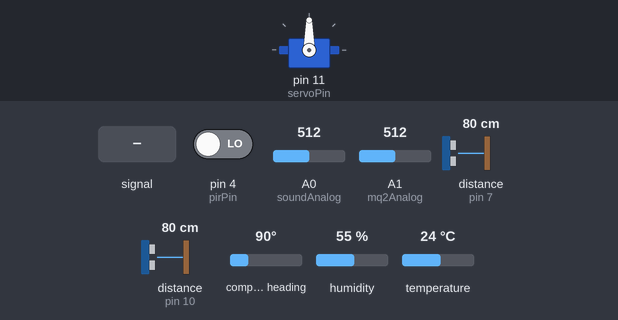
Bench run of a sketch on a simulated Arduino Uno, built with avr-gcc and run on an emulated ATmega328P. Parts: servo. Wiring (inferred from the names in the program): 2 × ultrasonic range finder: trigger pin 6, echo pin 7 / trigger pin 9, echo pin 10. The test bench sets the inputs (shaded band); at power-on: distance to the obstacle (sensors on pin 7, pin 10) 80 cm, compass heading 90°, pin 4 (pirPin) LOW, A0 (soundAnalog) = 512, A1 (mq2Analog) = 512, humidity 55 %, temperature 24 °C. The echo pulse lasts 58.3 µs per cm; what the sketch prints to the serial monitor is not drawn.

Above: at 0.1 s.
3.3 s: distance to the obstacle (sensor on pin 7) set to 2 cm
At 3.8 s:
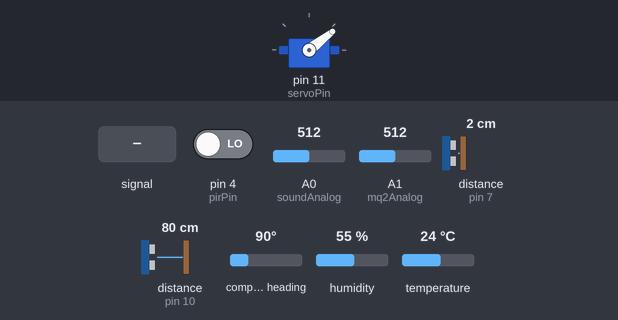
6.8 s: distance to the obstacle (sensor on pin 10) set to 4 cm
At 7.88 s:
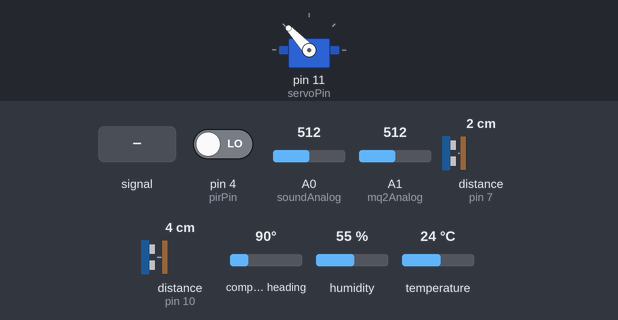
10.3 s: compass heading set to 7°
At 10.71 s:
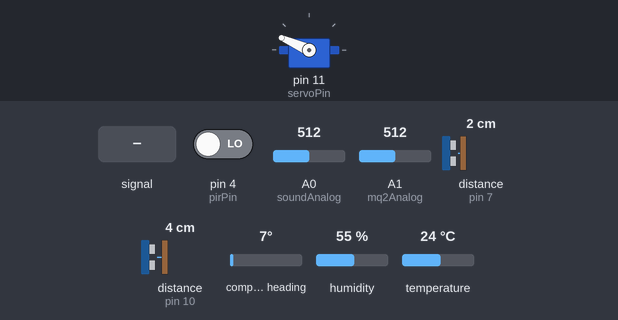
16.3 s: A0 (soundAnalog) fed a 200 Hz sine of ±460 counts around its level
At 17.01 s:
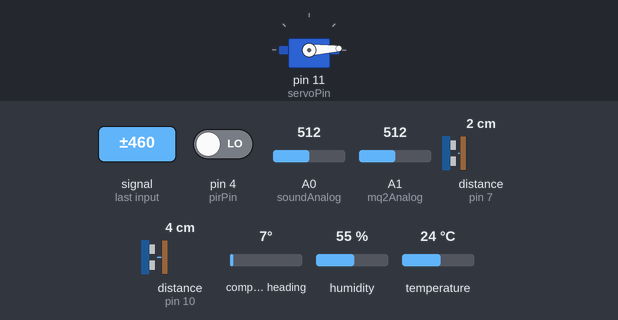
19.8 s: distance to the obstacle (sensor on pin 7) set to 250 cm
23.3 s: distance to the obstacle (sensor on pin 7) set to 4 cm
Timing chart, 0 to 27.8 s (numbered marks = the images above; inputs shaded):
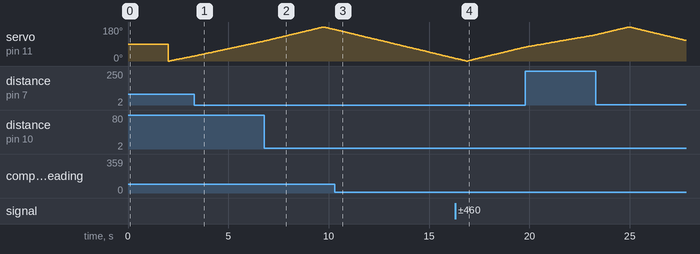

The sketch:

Radar.ino
```cpp
#include <Servo.h>
#include <Wire.h>
#include <QMC5883LCompass.h>
#include "DHT.h"

// --- DHT11 setup ---
#define DHTPIN 5           // moved here to avoid conflict with sound sensor
#define DHTTYPE DHT11
DHT dht(DHTPIN, DHTTYPE);

// --- Compass setup ---
QMC5883LCompass compass;

// --- Ultrasonic sensors ---
const int trig1 = 9;   // sweeping
const int echo1 = 10;
const int trig2 = 6;   // fixed
const int echo2 = 7;

// --- Other sensors ---
const int soundAnalog = A0;
const int mq2Analog   = A1;
const int pirPin      = 4;

// --- Servo ---
const int servoPin = 11;
Servo pan;

const int MAX_RANGE_CM = 40;

// --- Measure distance function ---
int measureCm(int trigPin, int echoPin) {
  digitalWrite(trigPin, LOW);
  delayMicroseconds(3);
  digitalWrite(trigPin, HIGH);
  delayMicroseconds(10);
  digitalWrite(trigPin, LOW);
  long dur = pulseIn(echoPin, HIGH, 30000UL);
  if (dur == 0) return 0;
  int cm = dur * 0.034 / 2.0;
  if (cm < 2 || cm > 400) return 0;
  return cm;
}

// --- Setup ---
void setup() {
  Serial.begin(9600);
  Wire.begin();
  compass.init();
  dht.begin();

  pan.attach(servoPin);

  pinMode(trig1, OUTPUT);
  pinMode(echo1, INPUT);
  pinMode(trig2, OUTPUT);
  pinMode(echo2, INPUT);
  pinMode(pirPin, INPUT);

  delay(2000); // PIR settle (module still needs 30–60 s warm-up)
}

// --- Main loop ---
void loop() {
  for (int a = 0; a <= 180; a++) scanAndSend(a);
  for (int a = 180; a >= 0; a--) scanAndSend(a);
}

// --- Sweep + send serial data ---
void scanAndSend(int angle) {
  pan.write(angle);
  delay(15);

  int d1 = measureCm(trig1, echo1);
  delay(20);
  int d2 = measureCm(trig2, echo2);

  int soundLevel = analogRead(soundAnalog);
  int smokeLevel = analogRead(mq2Analog);
  int pir = digitalRead(pirPin);

  compass.read();
  int heading = compass.getAzimuth();

  float temp = dht.readTemperature();
  float hum  = dht.readHumidity();

  if (isnan(temp) || isnan(hum)) { temp = 0; hum = 0; }

  // Format: angle,dSweep,dFixed,sound,smoke,heading,pir,temp,hum.
  Serial.print(angle);      Serial.print(",");
  Serial.print(d1);         Serial.print(",");
  Serial.print(d2);         Serial.print(",");
  Serial.print(soundLevel); Serial.print(",");
  Serial.print(smokeLevel); Serial.print(",");
  Serial.print(heading);    Serial.print(",");
  Serial.print(pir);        Serial.print(",");
  Serial.print(temp, 1);    Serial.print(",");
  Serial.print(hum, 1);     Serial.print(".");
}
```
